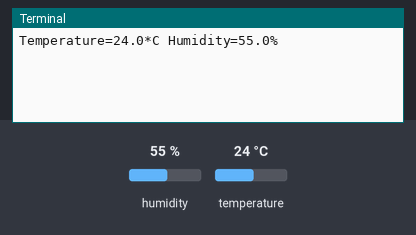
The program below on a simulated Raspberry Pi (BCM pin numbers). Parts: the last lines printed to the terminal. Inputs (shaded band) come from the test bench; at power-on: humidity 55 %, temperature 24 °C.

Above: at 1.2 s.
1.3 s: humidity set to 22 %
At 5.5 s:
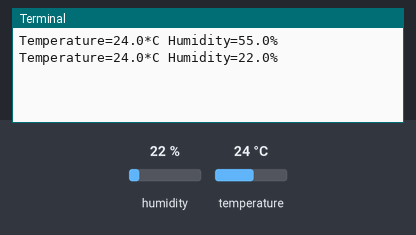
5.9 s: temperature set to 12 °C
At 9.1 s:
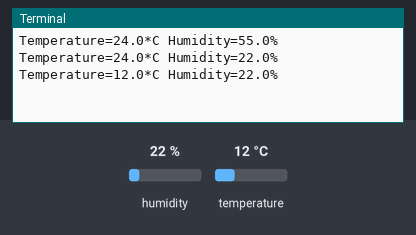
10.5 s: humidity set to 40 %
At 11.5 s:
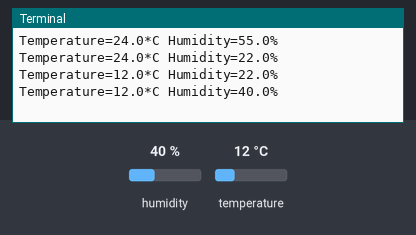
Timing chart, 0 to 13.5 s (numbered marks = the images above; inputs shaded):
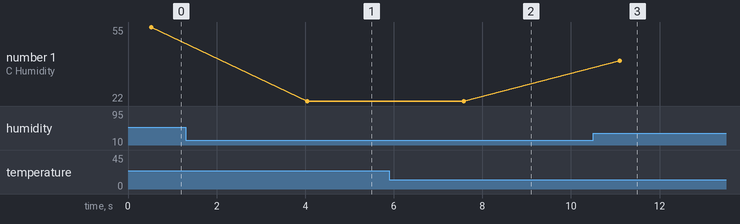

The program:

DHT11.py
```python
import Adafruit_DHT
import time

DHT_SENSOR = Adafruit_DHT.DHT11
DHT_PIN = 2

for i in range(10):
    humidity, temperature = Adafruit_DHT.read_retry(DHT_SENSOR, DHT_PIN)
    if humidity is not None and temperature is not None:
        print("Temperature={:.1f}*C Humidity={:.1f}%".format(temperature, humidity))
    time.sleep(3)
```

Measured:
- after the input at 1.3 s, the terminal: prints a new line after 2.8 s (image 1)
- after the input at 5.9 s, the terminal: prints a new line after 1.7 s (image 2)
- after the input at 10.5 s, the terminal: prints a new line after 0.60 s (image 3)
- plotted number 1: 55 → 22 after the input at 1.3 s, 22 → 40 after the input at 10.5 s
